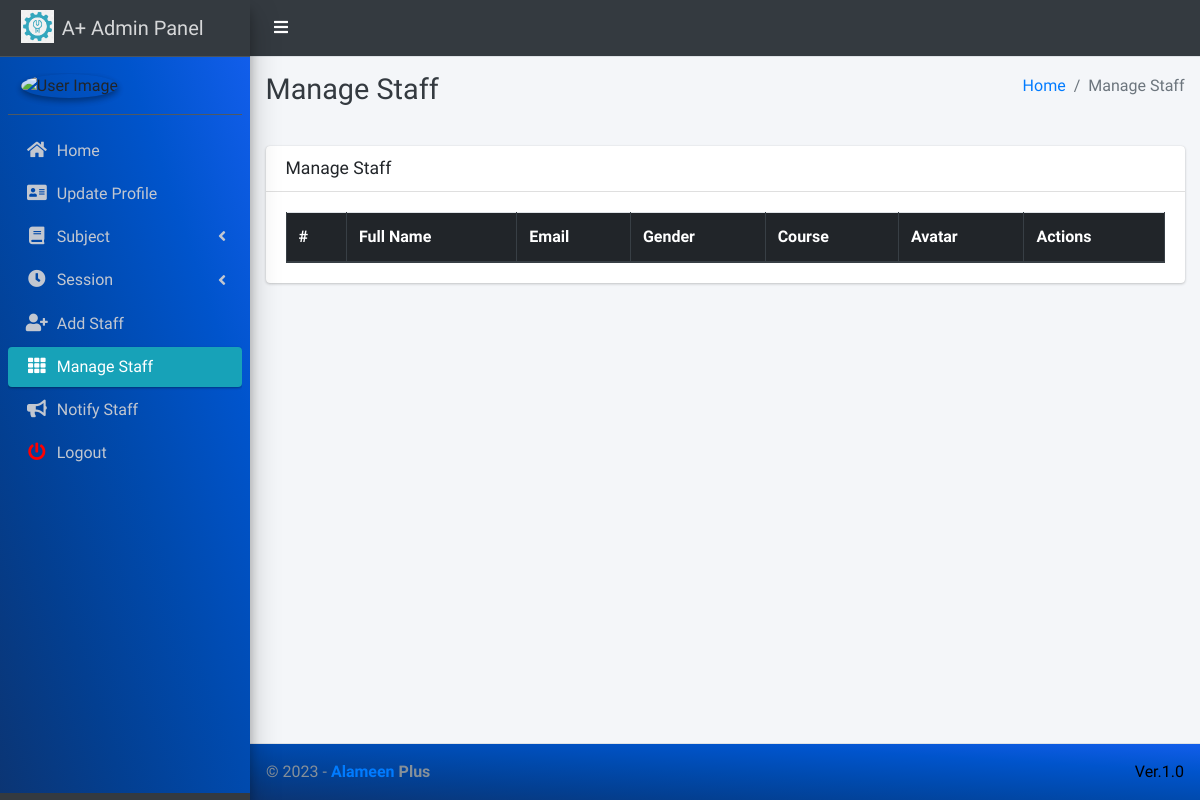
/staff/manage/ (signed in), run on an earlier commit of the app's database.
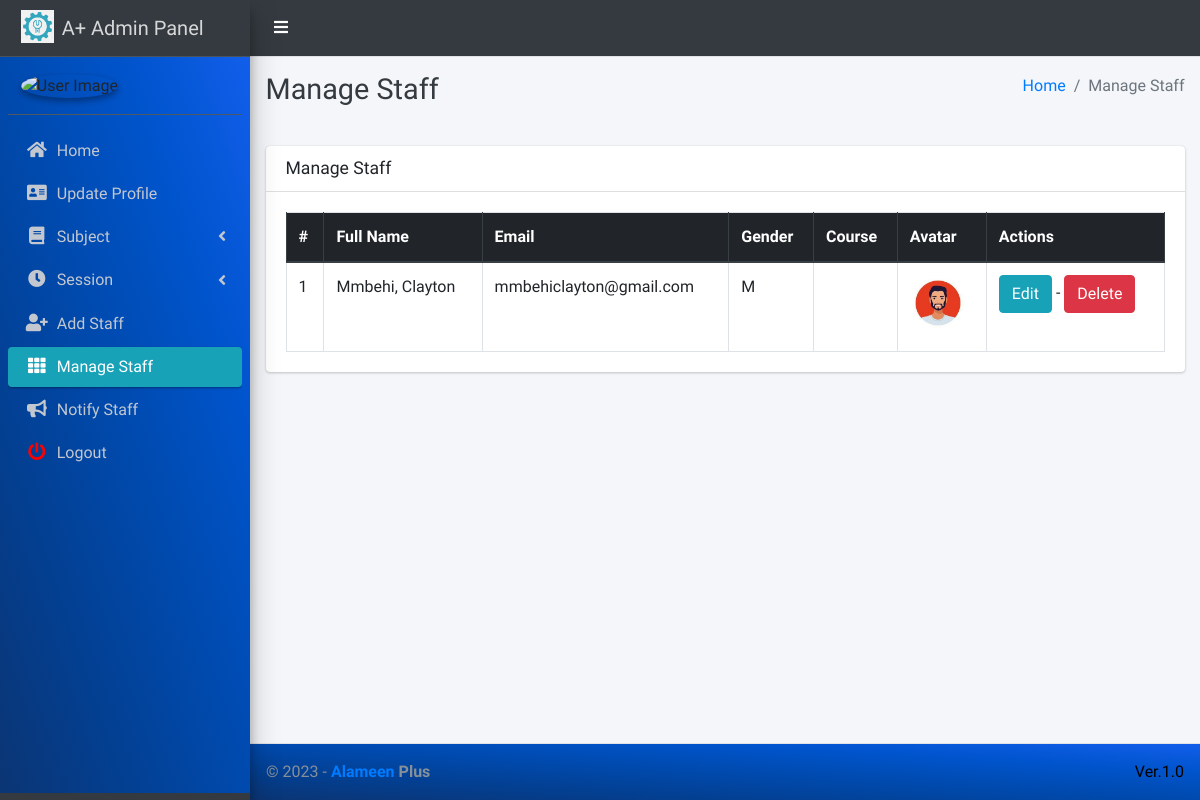
And on a later commit of the database.
### main_app/models.py (models this page shows)
class CustomUser(AbstractUser):
    USER_TYPE = ((1, "HOD"), (2, "Staff"), (3, "Student"))
    GENDER = [("M", "Male"), ("F", "Female")]
    username = None  # Removed username, using email instead
    email = models.EmailField(unique=True)
    user_type = models.CharField(default=1, choices=USER_TYPE, max_length=1)
    gender = models.CharField(max_length=1, choices=GENDER)
    profile_pic = models.ImageField()
    address = models.TextField()
    created_at = models.DateTimeField(auto_now_add=True)
    updated_at = models.DateTimeField(auto_now=True)
    USERNAME_FIELD = "email"
    REQUIRED_FIELDS = []
    objects = CustomUserManager()
    def __str__(self):
        return  self.first_name + " " + self.last_name

### main_app/hod_views.py (the view)
# urls.py: path("staff/manage/", hod_views.manage_staff, name='manage_staff'),
@login_required(redirect_field_name="user_login")
def manage_staff(request):
    allStaff = CustomUser.objects.filter(user_type=2)
    context = {
        'allStaff': allStaff,
        'page_title': 'Manage Staff'
    }
    return render(request, "hod_template/manage_staff.html", context)

### main_app/templates/hod_template/manage_staff.html
{% extends 'main_app/base.html' %}
{% load static %}
{% block page_title %}{{page_title}}{% endblock page_title %}
{% block content %}
<section class="content">
    <div class="container-fluid">
        <div class="row">
            <div class="col-md-12">
                <div class="card">
                    <div class="card-header">
                        <h3 class="card-title">{{page_title}}</h3>
                    </div>
                    <div class="card-body">
                        <table id="example2" class="table table-bordered table-hover">
                            <thead class="thead-dark">
                                <tr>
                                    <th>#</th>
                                    <th>Full Name</th>
                                    <th>Email</th>
                                    <th>Gender</th>
                                    <th>Course</th>
                                    <th>Avatar</th>
                                    <th>Actions</th>
                                </tr>
                            </thead>
                            <tbody>
                                {% for staff in allStaff %}
                                <tr>
                                    <td>{{ forloop.counter }}</td>
                                    <td>{{staff.last_name}}, {{staff.first_name}}</td>
                                    <td>{{staff.email}}</td>
                                    <td>{{staff.gender}}</td>
                                    <td>{{staff.staff.course.name}}</td>
                                    <td>
                                        {% if staff.profile_pic == ""  %}
                                        No Image
                                        {% else %}
                                        <img class="img img-fluid mb-2" height="56" width="56"
                                            src="{{staff.profile_pic}}" alt="">
                                        {% endif %}
                                    </td>
                                    <td>
                                        <a href="{% url 'edit_staff' staff.staff.id %}" class="btn btn-info">Edit</a> -
                                        <a href="{% url 'delete_staff' staff.staff.id %}" class="btn btn-danger" onclick="return confirm('Are you sure about this ?')">Delete</a>
                                    </td>
                                </tr>
                                {% endfor %}
                            </tbody>
                        </table>
                    </div>
                </div>
            </div>
        </div>
    </div>
</section>
{% endblock content %}

What changed in the data, as far as the page shows it:
added CustomUser: last_name "Mmbehi", first_name "Clayton", email "mmbehiclayton@gmail.com", gender "M", profile_pic (picture)
